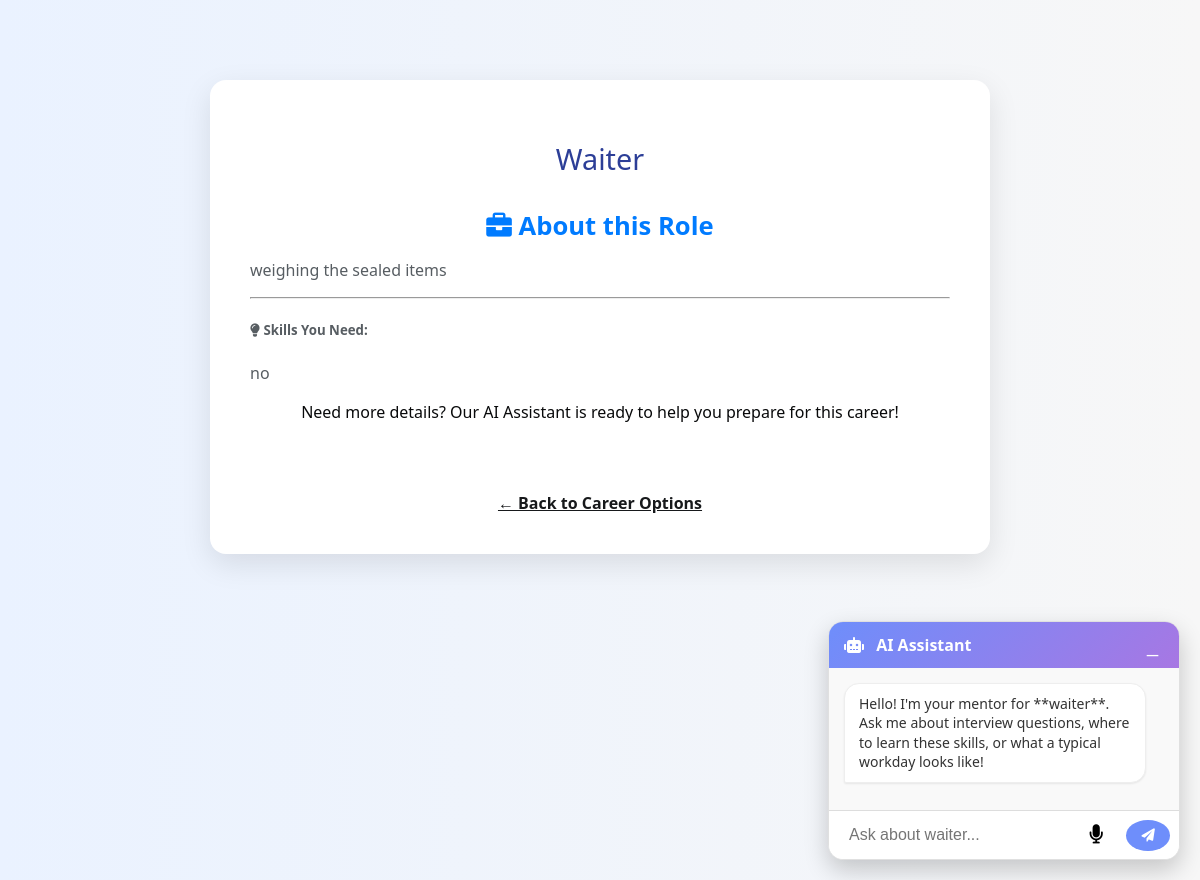
Page /career_guidance/waiter on the committed database.
### tables this page shows
CREATE TABLE career_options (
            id INTEGER PRIMARY KEY AUTOINCREMENT,
            name TEXT NOT NULL,
            description TEXT NOT NULL,
            learn_more TEXT NOT NULL,
            skills_required TEXT,
            application_form_url TEXT,
            is_vacant INTEGER DEFAULT 1,
            total_labour_vacancy INTEGER DEFAULT 0,
            posted_by TEXT,
            posted_date DATETIME DEFAULT CURRENT_TIMESTAMP
        );

### app.py (the view)
@app.route('/career_guidance/<string:job_name>')
def career_guidance(job_name):
    db = get_db()
    job = db.execute("SELECT * FROM career_options WHERE name = ?", (job_name,)).fetchone()
    if job:
        return render_template('career_guidance.html', job=job)
    else:
        flash(f"No guidance found for the career: {job_name}", "error")
        return redirect(url_for('career_options'))

### app.py (called while the page is built)
def get_db():
    db = getattr(g, '_database', None)
    if db is None:
        db = g._database = sqlite3.connect(DATABASE)
    db.row_factory = sqlite3.Row
    return db

@app.teardown_appcontext
def close_connection(exception):
    db = getattr(g, '_database', None)
    if db:
        db.close()

### templates/career_guidance.html (shortened to what this page needs)
<!DOCTYPE html>
<html lang="en">
<head>
    <link rel="stylesheet" href="{{ url_for('static', filename='guidance_style.css') }}">
    <link rel="stylesheet" href="https://cdnjs.cloudflare.com/ajax/libs/font-awesome/6.0.0/css/all.min.css">
    <link rel="stylesheet" href="{{ url_for('static', filename='career_interests.css') }}">
</head>
<body>
    <div class="container">
        <h1 class="guide-title">{{ job.name.capitalize() }}</h1>
        <div class="job-info-card shadow-sm p-4 mb-4 bg-white rounded">
            <h3><i class="fa-solid fa-briefcase text-primary"></i> About this Role</h3>
            <p>{{ job.description }}</p>
            <hr>
            <h5><i class="fa-solid fa-lightbulb text-warning"></i> Skills You Need:</h5>
            <div class="skills-container mt-2">
                {% for skill in job.skills_required.split(',') %}
                    <span class="badge badge-pill badge-info p-2 m-1">{{ skill.strip() }}</span>
                {% endfor %}
            </div>
        </div>
        <p class="summary-intro text-center">Need more details? Our AI Assistant is ready to help you prepare for this career!</p>
        <br>
        <a href="{{ url_for('career_options') }}" class="back-link">← Back to Career Options</a>
    </div>
    <div id="chat-container" class="chat-container">
        <div class="chat-header" onclick="toggleChat()">
           <span><i class="fa-solid fa-robot"></i> AI Assistant</span>
            <button id="close-chat">_</button>
        </div>
        <div id="chat-box" class="chat-box">
            <div class="message ai-message">
                Hello! I'm your mentor for **{{ job.name }}**.
                Ask me about interview questions, where to learn these skills, or what a typical workday looks like!
            </div>
        </div>
        <div class="chat-input-area">
            <input type="text" id="user-input" placeholder="Ask about {{ job.name }}...">
            <button id="chat-mic-btn" type="button" title="Voice Input">
                <i class="fa-solid fa-microphone"></i>
            </button>
            <button onclick="sendMessage()"><i class="fa-solid fa-paper-plane"></i></button>
        </div>
    </div>
</body>
</html>

### static/guidance_style.css (style rules this page uses)
body { font-family: 'Segoe UI', Tahoma, Geneva, Verdana, sans-serif; background-color: #e9eff7; color: #575d62; padding: 20px; margin: 0; }
.container { max-width: 900px; margin: 40px auto; padding: 30px; background-color: #e3e5e9; border-radius: 16px; box-shadow: 0 10px 30px rgba(0, 0, 0, 0.15); }
h1.guide-title { color: #2c3e97; text-align: center; font-size: 1.8em; font-weight: 500; margin-bottom: 5px; }
.summary-intro { font-size: 1em; line-height: 1.6; margin-bottom: 25px; text-align: center; color: #08090a; }
.message { padding: 12px 16px; margin-bottom: 12px; border-radius: 18px; line-height: 1.5; max-width: 80%; word-wrap: break-word; box-shadow: 0 1px 2px rgba(0, 0, 0, 0.08); }
.ai-message { background-color: #ffffff; border: 1px solid #c8d3e2; text-align: left; margin-right: auto; margin-left: 0; }
.chat-input-area { display: flex; gap: 5px; }
#user-input { flex-grow: 1; padding: 14px 15px; border: 2px solid #ccc; border-radius: 25px; font-size: 1em; transition: border-color 0.2s; }
.back-link { display: block; margin-top: 20px; text-align: center; color: #17191b; text-decoration: underline; font-weight: 600; }

### static/career_interests.css (style rules this page uses)
body { font-family: 'Segoe UI', Tahoma, Geneva, Verdana, sans-serif; background: linear-gradient(to right, #eaf2ff, #f7f7f7); display: flex; flex-direction: column; align-items: center; padding: 40px 20px; margin: 0; min-height: 100vh; }
.container { background-color: #ffffff; padding: 40px; border-radius: 16px; box-shadow: 0 10px 30px rgba(0, 0, 0, 0.1); width: 100%; max-width: 700px; margin-bottom: 20px; }
h3 { color: #007bff; font-size: 1.6em; text-align: center; margin-top: 30px; margin-bottom: 15px; }
.chat-container { position: fixed; bottom: 20px; right: 20px; width: 350px; max-height: 500px; background: #ffffff; border-radius: 15px; box-shadow: 0 10px 25px rgba(0,0,0,0.2); display: flex; flex-direction: column; z-index: 1000; overflow: hidden; transition: all 0.3s ease-in-out; border: 1px solid #e0e0e0; }
.chat-header { background: linear-gradient(135deg, #6e8efb, #a777e3); color: white; padding: 12px 15px; display: flex; justify-content: space-between; align-items: center; cursor: pointer; font-weight: 600; }
.chat-header i { margin-right: 8px; }
#close-chat { background: none; border: none; color: white; font-size: 20px; line-height: 1; }
.chat-box { flex: 1; padding: 15px; overflow-y: auto; background-color: #f9f9f9; height: 350px; display: flex; flex-direction: column; gap: 10px; }
.message { max-width: 85%; padding: 10px 14px; border-radius: 15px; font-size: 14px; line-height: 1.4; word-wrap: break-word; }
.ai-message { align-self: flex-start; background-color: #ffffff; color: #333; border: 1px solid #eee; border-bottom-left-radius: 2px; }
.chat-input-area { padding: 10px; display: flex; background: white; border-top: 1px solid #eee; }
.chat-input-area input { flex: 1; border: 1px solid #ddd; padding: 8px 12px; border-radius: 20px; outline: none; font-size: 14px; }
.chat-input-area button { background: #6e8efb; color: white; border: none; padding: 8px 15px; margin-left: 8px; border-radius: 50%; cursor: pointer; transition: 0.2s; }
.chat-header { cursor: move; user-select: none; }
.chat-container { position: fixed; }

### templates/career_guidance.html (style rules this page uses)
.chat-input-area { display: flex; align-items: center; background: #fff; padding: 5px 10px; border-top: 1px solid #ddd; }
#user-input { flex: 1; border: none; outline: none; padding: 10px; }
#chat-mic-btn { background: none; border: none; cursor: pointer; font-size: 1.2rem; color: #000; padding: 0 10px; transition: color 0.3s ease; }

### rows in the picture
career_options: name "Waiter", description "weighing the sealed items", strip "no", name "waiter", name "Ask about waiter..."
